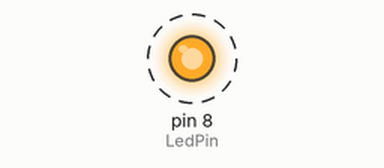
The sketch below on a simulated Arduino Uno, built with avr-gcc and run on an emulated ATmega328P. Shown: output pins drawn as LEDs (lit = HIGH). Dashed ring = blinking. What the sketch prints to the serial monitor is not drawn.

Above: at 0.5 s.
Timing chart, 0 to 4.6 s (numbered marks = the images above):
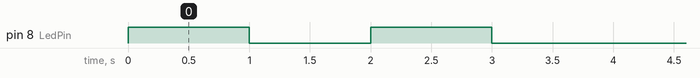

Measured:
- by itself, pin 8 (LedPin): alternates HIGH for 1.0 s and LOW for 1.0 s, 4 changes in all, then stays LOW

The sketch:

2-1.ino
```cpp
const int LedPin=8;
void setup() {
  // put your setup code here, to run once:
pinMode(LedPin,OUTPUT);
Serial.begin(9600);
}
int n=0;
void loop() {
  // put your main code here, to run repeatedly:
while(n<2){
  digitalWrite(LedPin,HIGH);
  delay(1000);
  digitalWrite(LedPin,LOW);
  delay(1000);
  ++n;
  Serial.print("n=");
  Serial.println(n);
}

}
```
